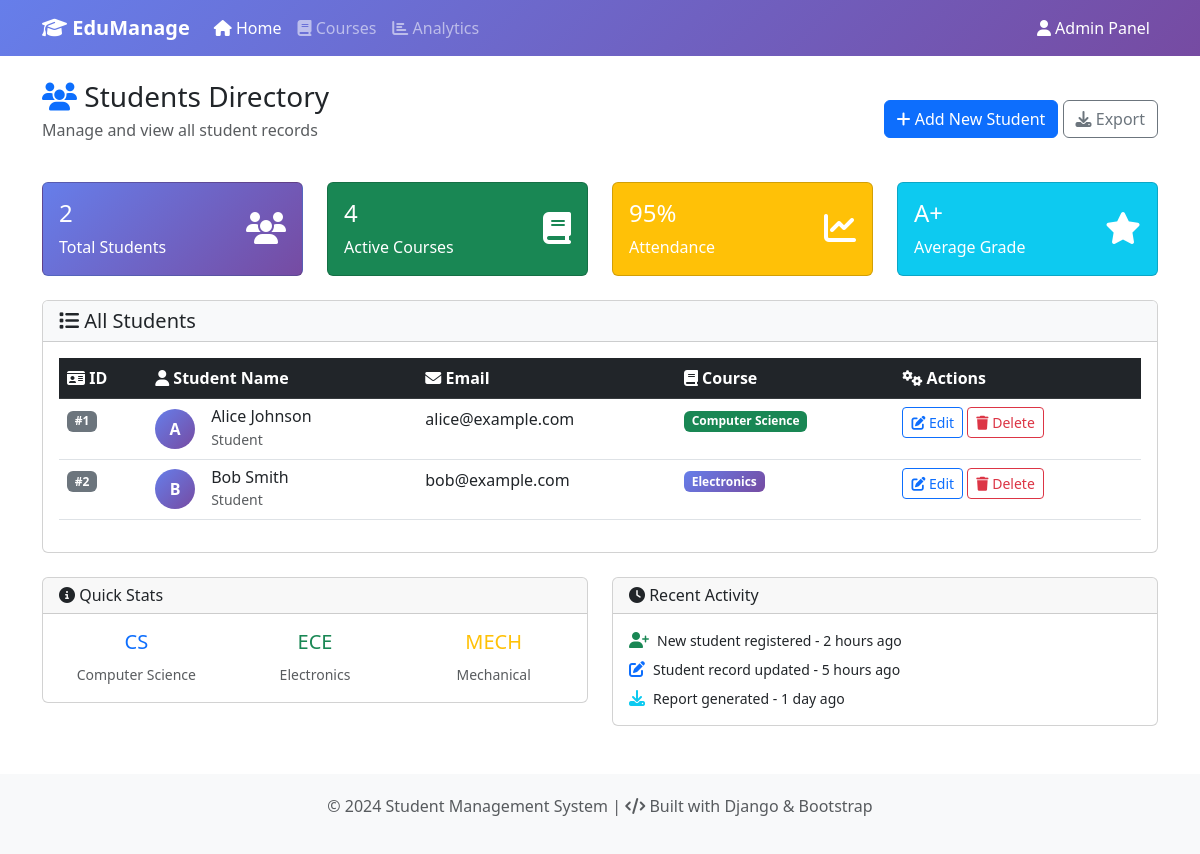
/api/students/page/, run on an earlier commit of the app's database.
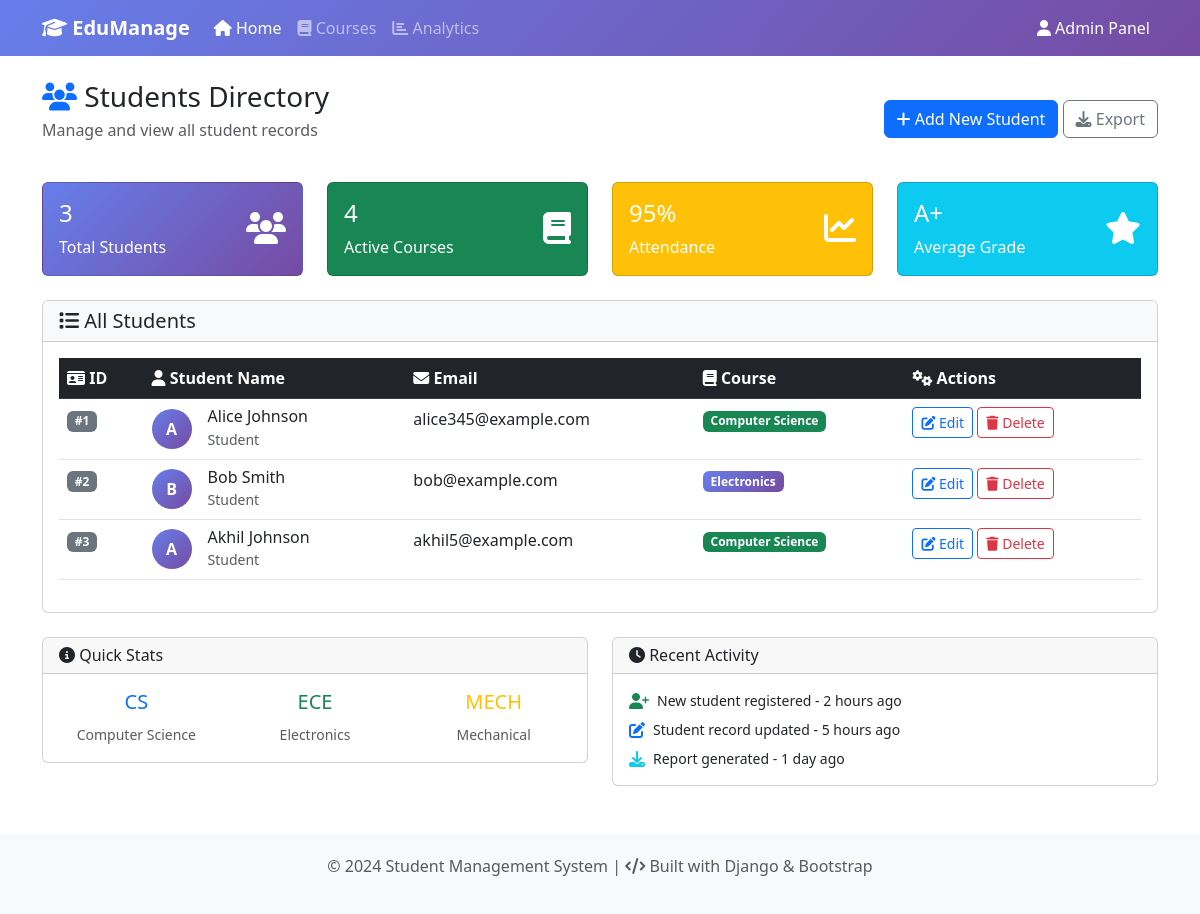
And on a later commit of the database.
### students/models.py (models this page shows, shortened)
class Student(models.Model):
    name = models.CharField(max_length=255)
    email = models.EmailField(unique=True)
    course = models.CharField(max_length=255)

### students/views.py (the view)
# urls.py: path('page/', views.students_page, name='students_page'),
def students_page(request):
    students = Student.objects.all()
    return render(request, "students/list.html", {"students": students})

### students/templates/students/list.html (shortened to what this page needs)
{% extends "students/base.html" %}
{% block content %}
<div class="row">
    <div class="col-12">
        <div class="d-flex justify-content-between align-items-center mb-4">
            <div>
                <h1 class="h3 mb-1">
                    <i class="fas fa-users text-primary"></i> Students Directory
                </h1>
                <p class="text-muted">Manage and view all student records</p>
            </div>
            <div>
                <button class="btn btn-primary">
                    <i class="fas fa-plus"></i> Add New Student
                </button>
                <button class="btn btn-outline-secondary">
                    <i class="fas fa-download"></i> Export
                </button>
            </div>
        </div>
        <div class="row mb-4">
            <div class="col-md-3">
                <div class="card bg-primary text-white">
                    <div class="card-body">
                        <div class="d-flex justify-content-between">
                            <div>
                                <h4 class="card-title">{{ students|length }}</h4>
                                <p class="card-text">Total Students</p>
                            </div>
                            <div class="align-self-center">
                                <i class="fas fa-users fa-2x"></i>
                            </div>
                        </div>
                    </div>
                </div>
            </div>
            <div class="col-md-3">
                <div class="card bg-success text-white">
                    <div class="card-body">
                        <div class="d-flex justify-content-between">
                            <div>
                                <h4 class="card-title">4</h4>
                                <p class="card-text">Active Courses</p>
                            </div>
                            <div class="align-self-center">
                                <i class="fas fa-book fa-2x"></i>
                            </div>
                        </div>
                    </div>
                </div>
            </div>
            <div class="col-md-3">
                <div class="card bg-warning text-white">
                    <div class="card-body">
                        <div class="d-flex justify-content-between">
                            <div>
                                <h4 class="card-title">95%</h4>
                                <p class="card-text">Attendance</p>
                            </div>
                            <div class="align-self-center">
                                <i class="fas fa-chart-line fa-2x"></i>
                            </div>
                        </div>
                    </div>
                </div>
            </div>
            <div class="col-md-3">
                <div class="card bg-info text-white">
                    <div class="card-body">
                        <div class="d-flex justify-content-between">
                            <div>
                                <h4 class="card-title">A+</h4>
                                <p class="card-text">Average Grade</p>
                            </div>
                            <div class="align-self-center">
                                <i class="fas fa-star fa-2x"></i>
                            </div>
                        </div>
                    </div>
                </div>
            </div>
        </div>
        <div class="card">
            <div class="card-header bg-light">
                <h5 class="card-title mb-0">
                    <i class="fas fa-list"></i> All Students
                </h5>
            </div>
            <div class="card-body">
                {% if students %}
                <div class="table-responsive">
                    <table class="table table-hover">
                        <thead class="table-dark">
                            <tr>
                                <th><i class="fas fa-id-card"></i> ID</th>
                                <th><i class="fas fa-user"></i> Student Name</th>
                                <th><i class="fas fa-envelope"></i> Email</th>
                                <th><i class="fas fa-book"></i> Course</th>
                                <th><i class="fas fa-cogs"></i> Actions</th>
                            </tr>
                        </thead>
                        <tbody>
                            {% for student in students %}
                            <tr>
                                <td>
                                    <span class="badge bg-secondary">#{{ student.id }}</span>
                                </td>
                                <td>
                                    <div class="d-flex align-items-center">
                                        <div class="bg-primary rounded-circle d-flex align-items-center justify-content-center"
                                             style="width: 40px; height: 40px;">
                                            <span class="text-white fw-bold">
                                                {{ student.name|slice:":1"|upper }}
                                            </span>
                                        </div>
                                        <div class="ms-3">
                                            <h6 class="mb-0">{{ student.name }}</h6>
                                            <small class="text-muted">Student</small>
                                        </div>
                                    </div>
                                </td>
                                <td>{{ student.email }}</td>
                                <td>
                                    <span class="badge
                                        {% if student.course == 'Computer Science' %}bg-success
                                        {% elif student.course == 'Electronics' %}bg-primary
                                        {% elif student.course == 'Mechanical' %}bg-warning
                                        {% else %}bg-info{% endif %}">
                                        {{ student.course }}
                                    </span>
                                </td>
                                <td>
                                    <button class="btn btn-sm btn-outline-primary">
                                        <i class="fas fa-edit"></i> Edit
                                    </button>
                                    <button class="btn btn-sm btn-outline-danger">
                                        <i class="fas fa-trash"></i> Delete
                                    </button>
                                </td>
                            </tr>
                            {% endfor %}
                        </tbody>
                    </table>
                </div>
                {% endif %}
            </div>
        </div>
        <div class="row mt-4">
            <div class="col-md-6">
                <div class="card">
                    <div class="card-header">
                        <h6 class="card-title mb-0">
                            <i class="fas fa-info-circle"></i> Quick Stats
                        </h6>
                    </div>
                    <div class="card-body">
                        <div class="row text-center">
                            <div class="col-4">
                                <h5 class="text-primary">CS</h5>
                                <small class="text-muted">Computer Science</small>
                            </div>
                            <div class="col-4">
                                <h5 class="text-success">ECE</h5>
                                <small class="text-muted">Electronics</small>
                            </div>
                            <div class="col-4">
                                <h5 class="text-warning">MECH</h5>
                                <small class="text-muted">Mechanical</small>
                            </div>
                        </div>
                    </div>
                </div>
            </div>
            <div class="col-md-6">
                <div class="card">
                    <div class="card-header">
                        <h6 class="card-title mb-0">
                            <i class="fas fa-clock"></i> Recent Activity
                        </h6>
                    </div>
                    <div class="card-body">
                        <div class="d-flex align-items-center mb-2">
                            <i class="fas fa-user-plus text-success me-2"></i>
                            <small>New student registered - 2 hours ago</small>
                        </div>
                        <div class="d-flex align-items-center mb-2">
                            <i class="fas fa-edit text-primary me-2"></i>
                            <small>Student record updated - 5 hours ago</small>
                        </div>
                        <div class="d-flex align-items-center">
                            <i class="fas fa-download text-info me-2"></i>
                            <small>Report generated - 1 day ago</small>
                        </div>
                    </div>
                </div>
            </div>
        </div>
    </div>
</div>
{% endblock %}

### students/templates/students/base.html (shortened to what this page needs)
<!DOCTYPE html>
<html lang="en">
<head>
    <link href="https://cdn.jsdelivr.net/npm/bootstrap@5.3.0/dist/css/bootstrap.min.css" rel="stylesheet">
    <link rel="stylesheet" href="https://cdnjs.cloudflare.com/ajax/libs/font-awesome/6.4.0/css/all.min.css">
</head>
<body>
    <nav class="navbar navbar-expand-lg navbar-dark bg-primary">
        <div class="container">
            <a class="navbar-brand" href="/api/students/page/">
                <i class="fas fa-graduation-cap"></i> EduManage
            </a>
            <div class="collapse navbar-collapse" id="navbarNav">
                <ul class="navbar-nav me-auto">
                    <li class="nav-item">
                        <a class="nav-link active" href="/api/students/page/">
                            <i class="fas fa-home"></i> Home
                        </a>
                    </li>
                    <li class="nav-item">
                        <a class="nav-link" href="#">
                            <i class="fas fa-book"></i> Courses
                        </a>
                    </li>
                    <li class="nav-item">
                        <a class="nav-link" href="#">
                            <i class="fas fa-chart-bar"></i> Analytics
                        </a>
                    </li>
                </ul>
                <div class="navbar-nav">
                    <a class="nav-link text-white" href="#">
                        <i class="fas fa-user"></i> Admin Panel
                    </a>
                </div>
            </div>
        </div>
    </nav>
    <div class="container mt-4">
        {% block content %}
        {% endblock %}
    </div>
    <footer class="footer mt-5">
        <div class="container text-center">
            <p class="text-muted">
                &copy; 2024 Student Management System |
                <i class="fas fa-code"></i> Built with Django & Bootstrap
            </p>
        </div>
    </footer>
</body>
</html>

### students/templates/students/base.html (style rules this page uses)
.navbar-brand { font-weight: bold; }
.bg-primary { background: linear-gradient(135deg, #667eea 0%, #764ba2 100%) !important; }
.footer { background-color: #f8f9fa; padding: 20px 0; margin-top: 50px; }

What changed in the data, as far as the page shows it:
changed Student "Alice Johnson": email "alice@example.com" → "alice345@example.com"
added Student: id "3", name "A", name "Akhil Johnson", email "akhil5@example.com", course "Computer Science"
Also different on the page:
{{ students|length }}: "2" → "3"
